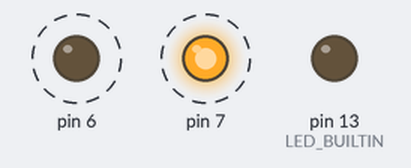
Simulated run of this sketch. Board: Arduino Uno, built with avr-gcc and run on an emulated ATmega328P. Parts: output pins drawn as LEDs (lit = HIGH). Dashed ring = blinking.

Above: at 0.15 s.
Timing chart, 0 to 3.0 s (numbered marks = the images above):
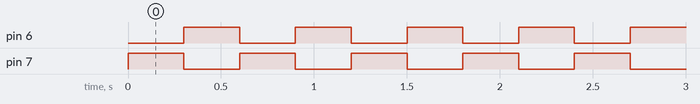

Measured:
- by itself, pin 6, pin 7: alternates HIGH for 0.30 s and LOW for 0.30 s

The sketch:

blink.ino
```cpp
void setup() {
  pinMode(LED_BUILTIN, OUTPUT);
  pinMode(7, OUTPUT);
  pinMode(6, OUTPUT);
}

void loop() {
  int d = 300;
  digitalWrite(7, HIGH);
  digitalWrite(6, LOW);
  delay(d);
  digitalWrite(7, LOW);
  digitalWrite(6, HIGH);
  delay(d);
}
```
